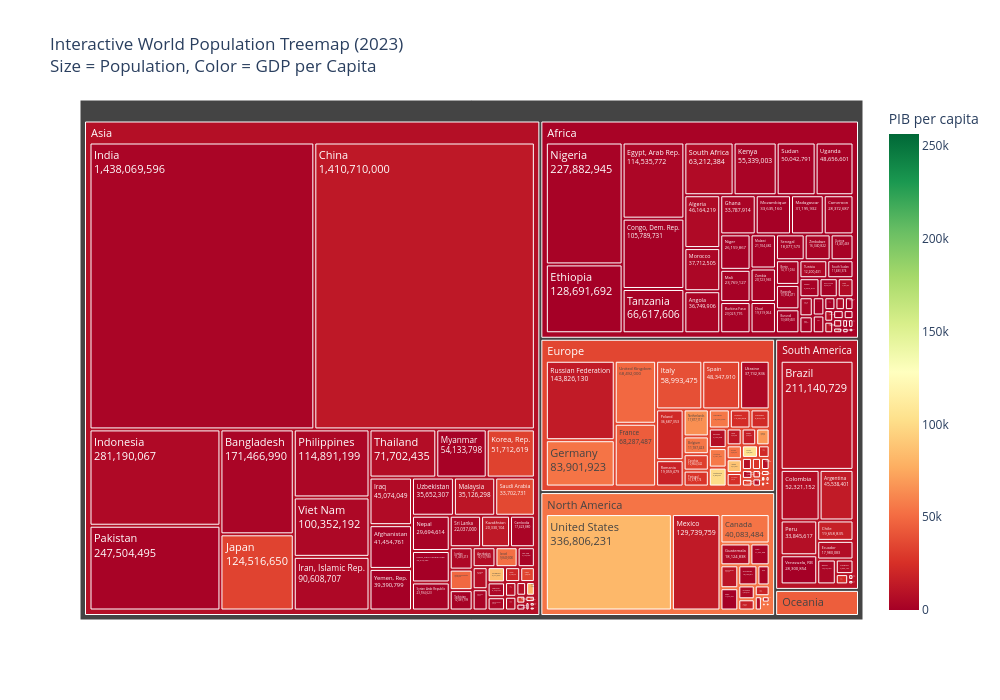

The notebook cell this image was saved under:
### Code cell
print("Creating interactive Treemap with Plotly...")

# Clean and prepare
df_plotly = df.copy()
df_plotly['PIB per capita'] = df_plotly['PIB 2023 (USD corrientes)'] / df_plotly['Poblacion Total 2023']

# Plotly treemap
fig = px.treemap(
    df_plotly,
    path=['Continente', 'País'],
    values='Poblacion Total 2023',
    color='PIB per capita',
    hover_data=['Poblacion Total 2023', 'PIB 2023 (USD corrientes)', 'PIB per capita'],
    color_continuous_scale='RdYlGn',
    title='Interactive World Population Treemap (2023)<br>Size = Population, Color = GDP per Capita'
)

fig.update_traces(textinfo="label+value", textfont_size=11)
fig.update_layout(height=700, width=1000)
fig.show()

print("Interactive Treemap completed!")
print("Click on continents to zoom in.")

### Figure 1 — Plotly figure (JSON) as saved in the notebook; plotly's stock layout.template omitted (floating-point values rounded to 4 significant figures; data arrays with more than 128 entries replaced by an {"elided": "..."} marker saying what was removed)
{"data": [{"branchvalues": "total", "customdata": {"elided": "196x4 mixed values"}, "domain": {"x": [0, 1], "y": [0, 1]}, "hovertemplate": "labels=%{label}<br>Poblacion Total 2023=%{customdata[0]}<br>parent=%{parent}<br>id=%{id}<br>PIB 2023 (USD corrientes)=%{customdata[1]}<br>PIB per capita=%{color}<extra></extra>", "ids": {"elided": "196 str values"}, "labels": {"elided": "196 str values"}, "marker": {"coloraxis": "coloraxis", "colors": {"elided": "196 float values"}}, "name": "", "parents": {"elided": "196 str values"}, "textfont": {"size": 11}, "textinfo": "label+value", "type": "treemap", "values": {"elided": "196 int values"}}], "layout": {"coloraxis": {"colorbar": {"title": {"text": "PIB per capita"}}, "colorscale": [[0, "rgb(165,0,38)"], [0.1, "rgb(215,48,39)"], [0.2, "rgb(244,109,67)"], [0.3, "rgb(253,174,97)"], [0.4, "rgb(254,224,139)"], [0.5, "rgb(255,255,191)"], [0.6, "rgb(217,239,139)"], [0.7, "rgb(166,217,106)"], [0.8, "rgb(102,189,99)"], [0.9, "rgb(26,152,80)"], [1, "rgb(0,104,55)"]]}, "height": 700, "legend": {"tracegroupgap": 0}, "title": {"text": "Interactive World Population Treemap (2023)<br>Size = Population, Color = GDP per Capita"}, "width": 1000}}
